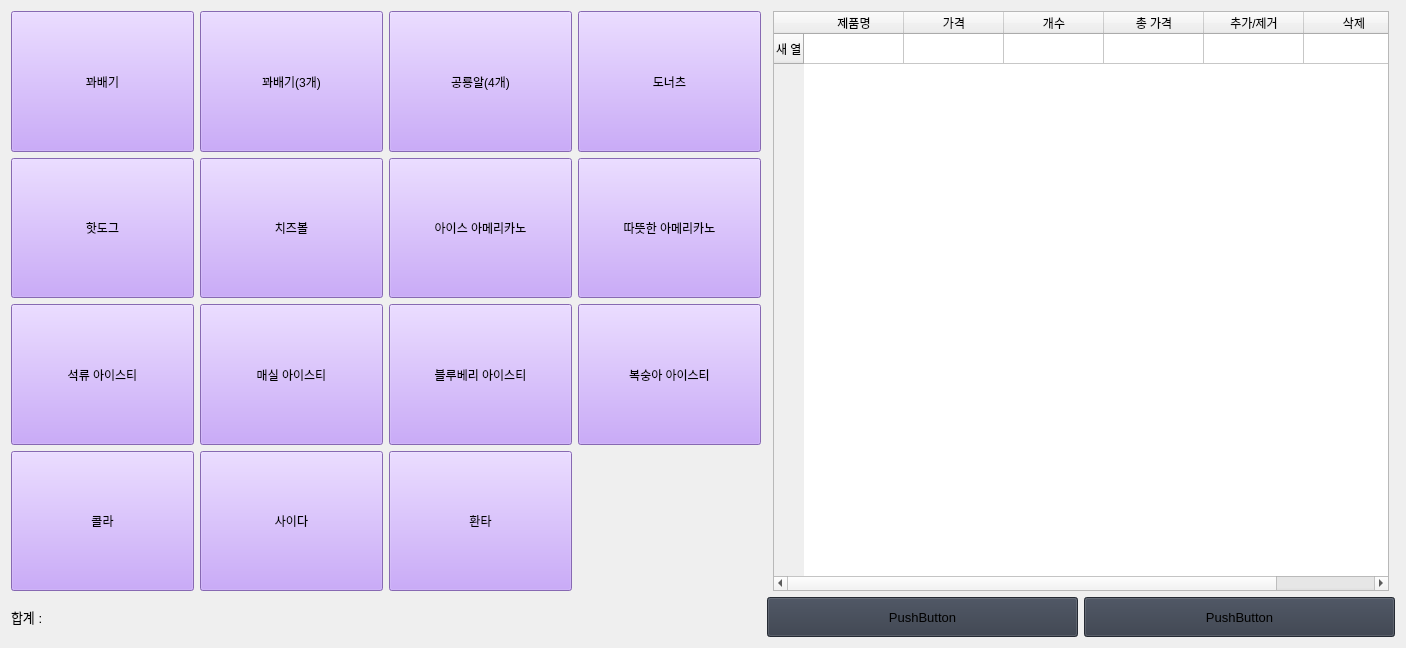
                     <widget class="QWidget" name="home">
                      <layout class="QGridLayout" name="gridLayout_4">
                       <item row="4" column="0">
                        <layout class="QHBoxLayout" name="horizontalLayout_7">
                         <property name="sizeConstraint">
                          <enum>QLayout::SetDefaultConstraint</enum>
                         </property>
                         <item>
                          <widget class="QLabel" name="label">
                           <property name="sizePolicy">
                            <sizepolicy hsizetype="Expanding" vsizetype="Expanding">
                             <horstretch>0</horstretch>
                             <verstretch>0</verstretch>
                            </sizepolicy>
                           </property>
                           <property name="minimumSize">
                            <size>
                             <width>750</width>
                             <height>40</height>
                            </size>
                           </property>
                           <property name="maximumSize">
                            <size>
                             <width>1500</width>
                             <height>150</height>
                            </size>
                           </property>
                           <property name="baseSize">
                            <size>
                             <width>750</width>
                             <height>40</height>
                            </size>
                           </property>
                           <property name="font">
                            <font>
                             <family>Segoe UI</family>
                             <pointsize>10</pointsize>
                             <weight>50</weight>
                             <italic>false</italic>
                             <bold>false</bold>
                            </font>
                           </property>
                           <property name="text">
                            <string>합계 : </string>
                           </property>
                          </widget>
                         </item>
                        </layout>
                       </item>
                       <item row="2" column="0">
                        <layout class="QGridLayout" name="gridLayout_3">
                         <item row="2" column="3">
                          <widget class="QPushButton" name="btn_hotamericano">
                           <property name="sizePolicy">
                            <sizepolicy hsizetype="Expanding" vsizetype="Expanding">
                             <horstretch>0</horstretch>
                             <verstretch>0</verstretch>
                            </sizepolicy>
                           </property>
                           <property name="minimumSize">
                            <size>
                             <width>50</width>
                             <height>50</height>
                            </size>
                           </property>
                           <property name="maximumSize">
                            <size>
                             <width>200</width>
                             <height>200</height>
                            </size>
                           </property>
                           <property name="sizeIncrement">
                            <size>
                             <width>50</width>
                             <height>50</height>
                            </size>
                           </property>
                           <property name="styleSheet">
                            <string notr="true">background-color: #bd93f9;</string>
                           </property>
                           <property name="text">
                            <string>따뜻한 아메리카노</string>
                           </property>
                          </widget>
                         </item>
                         <item row="2" column="1">
                          <widget class="QPushButton" name="btn_cheeseball">
                           <property name="sizePolicy">
                            <sizepolicy hsizetype="Expanding" vsizetype="Expanding">
                             <horstretch>0</horstretch>
                             <verstretch>0</verstretch>
                            </sizepolicy>
                           </property>
                           <property name="minimumSize">
                            <size>
                             <width>50</width>
                             <height>50</height>
                            </size>
                           </property>
                           <property name="maximumSize">
                            <size>
                             <width>200</width>
                             <height>200</height>
                            </size>
                           </property>
                           <property name="sizeIncrement">
                            <size>
                             <width>50</width>
                             <height>50</height>
                            </size>
                           </property>
                           <property name="styleSheet">
                            <string notr="true">background-color: #bd93f9;</string>
                           </property>
                           <property name="text">
                            <string>치즈볼</string>
                           </property>
                          </widget>
                         </item>
                         <item row="3" column="3">
                          <widget class="QPushButton" name="btn_peach">
                           <property name="sizePolicy">
                            <sizepolicy hsizetype="Expanding" vsizetype="Expanding">
                             <horstretch>0</horstretch>
                             <verstretch>0</verstretch>
                            </sizepolicy>
                           </property>
                           <property name="minimumSize">
                            <size>
                             <width>50</width>
                             <height>50</height>
                            </size>
                           </property>
                           <property name="maximumSize">
                            <size>
                             <width>200</width>
                             <height>200</height>
                            </size>
                           </property>
                           <property name="sizeIncrement">
                            <size>
                             <width>50</width>
                             <height>50</height>
                            </size>
                           </property>
                           <property name="autoFillBackground">
                            <bool>false</bool>
                           </property>
                           <property name="styleSheet">
                            <string notr="true">background-color: #bd93f9;</string>
                           </property>
                           <property name="text">
                            <string>복숭아 아이스티</string>
                           </property>
                          </widget>
                         </item>
                         <item row="0" column="0">
                          <widget class="QPushButton" name="btn_brezel">
                           <property name="sizePolicy">
                            <sizepolicy hsizetype="Expanding" vsizetype="Expanding">
                             <horstretch>0</horstretch>
                             <verstretch>0</verstretch>
                            </sizepolicy>
                           </property>
                           <property name="minimumSize">
                            <size>
                             <width>50</width>
                             <height>50</height>
                            </size>
                           </property>
                           <property name="maximumSize">
                            <size>
                             <width>200</width>
                             <height>200</height>
                            </size>
                           </property>
                           <property name="sizeIncrement">
                            <size>
                             <width>50</width>
                             <height>50</height>
                            </size>
                           </property>
                           <property name="styleSheet">
                            <string notr="true">background-color: #bd93f9;</string>
                           </property>
                           <property name="text">
                            <string>꽈배기</string>
                           </property>
                          </widget>
                         </item>
                         <item row="0" column="3">
                          <widget class="QPushButton" name="btn_donuts">
                           <property name="sizePolicy">
                            <sizepolicy hsizetype="Expanding" vsizetype="Expanding">
                             <horstretch>0</horstretch>
                             <verstretch>0</verstretch>
                            </sizepolicy>
                           </property>
                           <property name="minimumSize">
                            <size>
                             <width>50</width>
                             <height>50</height>
                            </size>
                           </property>
                           <property name="maximumSize">
                            <size>
                             <width>200</width>
                             <height>200</height>
                            </size>
                           </property>
                           <property name="sizeIncrement">
                            <size>
                             <width>50</width>
                             <height>50</height>
                            </size>
                           </property>
                           <property name="styleSheet">
                            <string notr="true">background-color: #bd93f9;</string>
                           </property>
                           <property name="text">
                            <string>도너츠</string>
                           </property>
                          </widget>
                         </item>
                         <item row="0" column="2">
                          <widget class="QPushButton" name="btn_dinoagg">
                           <property name="sizePolicy">
                            <sizepolicy hsizetype="Expanding" vsizetype="Expanding">
                             <horstretch>0</horstretch>
                             <verstretch>0</verstretch>
                            </sizepolicy>
                           </property>
                           <property name="minimumSize">
                            <size>
                             <width>50</width>
                             <height>50</height>
                            </size>
                           </property>
                           <property name="maximumSize">
                            <size>
                             <width>200</width>
                             <height>200</height>
                            </size>
                           </property>
                           <property name="sizeIncrement">
                            <size>
                             <width>50</width>
                             <height>50</height>
                            </size>
                           </property>
                           <property name="styleSheet">
                            <string notr="true">background-color: #bd93f9;</string>
                           </property>
                           <property name="text">
                            <string>공룡알(4개)</string>
                           </property>
                          </widget>
                         </item>
                         <item row="2" column="0">
                          <widget class="QPushButton" name="btn_hotdog">
                           <property name="sizePolicy">
                            <sizepolicy hsizetype="Expanding" vsizetype="Expanding">
                             <horstretch>0</horstretch>
                             <verstretch>0</verstretch>
                            </sizepolicy>
                           </property>
                           <property name="minimumSize">
                            <size>
                             <width>50</width>
                             <height>50</height>
                            </size>
                           </property>
                           <property name="maximumSize">
                            <size>
                             <width>200</width>
                             <height>200</height>
                            </size>
                           </property>
                           <property name="sizeIncrement">
                            <size>
                             <width>50</width>
                             <height>50</height>
                            </size>
                           </property>
                           <property name="styleSheet">
                            <string notr="true">background-color: #bd93f9;</string>
                           </property>
                           <property name="text">
                            <string>핫도그</string>
                           </property>
                          </widget>
                         </item>
                         <item row="3" column="1">
                          <widget class="QPushButton" name="btn_plum">
                           <property name="sizePolicy">
                            <sizepolicy hsizetype="Expanding" vsizetype="Expanding">
                             <horstretch>0</horstretch>
                             <verstretch>0</verstretch>
                            </sizepolicy>
                           </property>
                           <property name="minimumSize">
                            <size>
                             <width>50</width>
                             <height>50</height>
                            </size>
                           </property>
                           <property name="maximumSize">
                            <size>
                             <width>200</width>
                             <height>200</height>
                            </size>
                           </property>
                           <property name="sizeIncrement">
                            <size>
                             <width>50</width>
                             <height>50</height>
                            </size>
                           </property>
                           <property name="styleSheet">
                            <string notr="true">background-color: #bd93f9;</string>
                           </property>
                           <property name="text">
                            <string>매실 아이스티</string>
                           </property>
                          </widget>
                         </item>
                         <item row="2" column="2">
                          <widget class="QPushButton" name="btn_americano">
                           <property name="sizePolicy">
                            <sizepolicy hsizetype="Expanding" vsizetype="Expanding">
                             <horstretch>0</horstretch>
                             <verstretch>0</verstretch>
                            </sizepolicy>
                           </property>
                           <property name="minimumSize">
                            <size>
                             <width>50</width>
                             <height>50</height>
                            </size>
                           </property>
                           <property name="maximumSize">
                            <size>
                             <width>200</width>
                             <height>200</height>
                            </size>
                           </property>
                           <property name="sizeIncrement">
                            <size>
                             <width>50</width>
                             <height>50</height>
                            </size>
                           </property>
                           <property name="styleSheet">
                            <string notr="true">background-color: #bd93f9;</string>
                           </property>
                           <property name="text">
                            <string>아이스 아메리카노</string>
                           </property>
                          </widget>
                         </item>
                         <item row="3" column="0">
                          <widget class="QPushButton" name="btn_pomegranate">
                           <property name="sizePolicy">
                            <sizepolicy hsizetype="Expanding" vsizetype="Expanding">
                             <horstretch>0</horstretch>
                             <verstretch>0</verstretch>
                            </sizepolicy>
                           </property>
                           <property name="minimumSize">
                            <size>
                             <width>50</width>
                             <height>50</height>
                            </size>
                           </property>
                           <property name="maximumSize">
                            <size>
                             <width>200</width>
                             <height>200</height>
                            </size>
                           </property>
                           <property name="sizeIncrement">
                            <size>
                             <width>50</width>
                             <height>50</height>
                            </size>
                           </property>
                           <property name="styleSheet">
                            <string notr="true">background-color: #bd93f9;</string>
                           </property>
                           <property name="text">
                            <string>석류 아이스티</string>
                           </property>
                          </widget>
                         </item>
                         <item row="0" column="1">
                          <widget class="QPushButton" name="btn_brezel_set">
                           <property name="sizePolicy">
                            <sizepolicy hsizetype="Expanding" vsizetype="Expanding">
                             <horstretch>0</horstretch>
                             <verstretch>0</verstretch>
                            </sizepolicy>
                           </property>
                           <property name="minimumSize">
                            <size>
                             <width>50</width>
                             <height>50</height>
                            </size>
                           </property>
                           <property name="maximumSize">
                            <size>
                             <width>200</width>
                             <height>200</height>
                            </size>
                           </property>
                           <property name="sizeIncrement">
                            <size>
                             <width>50</width>
                             <height>50</height>
                            </size>
                           </property>
                           <property name="styleSheet">
                            <string notr="true">background-color: #bd93f9;</string>
                           </property>
                           <property name="text">
                            <string>꽈배기(3개)</string>
                           </property>
                          </widget>
                         </item>
                         <item row="3" column="2">
                          <widget class="QPushButton" name="btn_blueberries">
                           <property name="sizePolicy">
                            <sizepolicy hsizetype="Expanding" vsizetype="Expanding">
                             <horstretch>0</horstretch>
                             <verstretch>0</verstretch>
                            </sizepolicy>
                           </property>
                           <property name="minimumSize">
                            <size>
                             <width>50</width>
                             <height>50</height>
                            </size>
                           </property>
                           <property name="maximumSize">
                            <size>
                             <width>200</width>
                             <height>200</height>
                            </size>
                           </property>
                           <property name="sizeIncrement">
                            <size>
                             <width>50</width>
                             <height>50</height>
                            </size>
                           </property>
                           <property name="styleSheet">
                            <string notr="true">background-color: #bd93f9;</string>
                           </property>
                           <property name="text">
                            <string>블루베리 아이스티</string>
                           </property>
                          </widget>
                         </item>
                         <item row="4" column="0">
                          <widget class="QPushButton" name="btn_coke">
                           <property name="sizePolicy">
                            <sizepolicy hsizetype="Expanding" vsizetype="Expanding">
                             <horstretch>0</horstretch>
                             <verstretch>0</verstretch>
                            </sizepolicy>
                           </property>
                           <property name="minimumSize">
                            <size>
                             <width>50</width>
                             <height>50</height>
                            </size>
                           </property>
                           <property name="maximumSize">
                            <size>
                             <width>200</width>
                             <height>200</height>
                            </size>
                           </property>
                           <property name="sizeIncrement">
                            <size>
                             <width>50</width>
                             <height>50</height>
                            </size>
                           </property>
                           <property name="styleSheet">
                            <string notr="true">background-color: #bd93f9;</string>
                           </property>
                           <property name="text">
                            <string>콜라</string>
                           </property>
                          </widget>
                         </item>
                         <item row="4" column="1">
                          <widget class="QPushButton" name="btn_cider">
                           <property name="sizePolicy">
                            <sizepolicy hsizetype="Expanding" vsizetype="Expanding">
                             <horstretch>0</horstretch>
                             <verstretch>0</verstretch>
                            </sizepolicy>
                           </property>
                           <property name="minimumSize">
                            <size>
                             <width>50</width>
                             <height>50</height>
                            </size>
                           </property>
                           <property name="maximumSize">
                            <size>
                             <width>200</width>
                             <height>200</height>
                            </size>
                           </property>
                           <property name="sizeIncrement">
                            <size>
                             <width>50</width>
                             <height>50</height>
                            </size>
                           </property>
                           <property name="styleSheet">
                            <string notr="true">background-color: #bd93f9;</string>
                           </property>
                           <property name="text">
                            <string>사이다</string>
                           </property>
                          </widget>
                         </item>
                         <item row="4" column="2">
                          <widget class="QPushButton" name="btn_Fanta">
                           <property name="sizePolicy">
                            <sizepolicy hsizetype="Expanding" vsizetype="Expanding">
                             <horstretch>0</horstretch>
                             <verstretch>0</verstretch>
                            </sizepolicy>
                           </property>
                           <property name="minimumSize">
                            <size>
                             <width>50</width>
                             <height>50</height>
                            </size>
                           </property>
                           <property name="maximumSize">
                            <size>
                             <width>200</width>
                             <height>200</height>
                            </size>
                           </property>
                           <property name="sizeIncrement">
                            <size>
                             <width>50</width>
                             <height>50</height>
                            </size>
                           </property>
                           <property name="styleSheet">
                            <string notr="true">background-color: #bd93f9;</string>
                           </property>
                           <property name="text">
                            <string>환타</string>
                           </property>
                          </widget>
                         </item>
                        </layout>
                       </item>
                       <item row="4" column="1" colspan="3">
                        <layout class="QHBoxLayout" name="horizontalLayout_6">
                         <property name="sizeConstraint">
                          <enum>QLayout::SetDefaultConstraint</enum>
                         </property>
                         <item>
                          <widget class="QPushButton" name="pushButton_3">
                           <property name="sizePolicy">
                            <sizepolicy hsizetype="Expanding" vsizetype="Expanding">
                             <horstretch>0</horstretch>
                             <verstretch>0</verstretch>
                            </sizepolicy>
                           </property>
                           <property name="minimumSize">
                            <size>
                             <width>110</width>
                             <height>40</height>
                            </size>
                           </property>
                           <property name="maximumSize">
                            <size>
                             <width>500</width>
                             <height>150</height>
                            </size>
                           </property>
                           <property name="baseSize">
                            <size>
                             <width>110</width>
                             <height>40</height>
                            </size>
                           </property>
                           <property name="font">
                            <font>
                             <family>Segoe UI</family>
                             <pointsize>10</pointsize>
                             <weight>50</weight>
                             <italic>false</italic>
                             <bold>false</bold>
                            </font>
                           </property>
                           <property name="styleSheet">
                            <string notr="true">background-color: rgb(52, 59, 72);</string>
                           </property>
                           <property name="text">
                            <string>PushButton</string>
                           </property>
                          </widget>
                         </item>
                         <item>
                          <widget class="QPushButton" name="pushButton_2">
                           <property name="sizePolicy">
                            <sizepolicy hsizetype="Expanding" vsizetype="Expanding">
                             <horstretch>0</horstretch>
                             <verstretch>0</verstretch>
                            </sizepolicy>
                           </property>
                           <property name="minimumSize">
                            <size>
                             <width>110</width>
                             <height>40</height>
                            </size>
                           </property>
                           <property name="maximumSize">
                            <size>
                             <width>500</width>
                             <height>150</height>
                            </size>
                           </property>
                           <property name="baseSize">
                            <size>
                             <width>110</width>
                             <height>40</height>
                            </size>
                           </property>
                           <property name="font">
                            <font>
                             <family>Segoe UI</family>
                             <pointsize>10</pointsize>
                             <weight>50</weight>
                             <italic>false</italic>
                             <bold>false</bold>
                            </font>
                           </property>
                           <property name="styleSheet">
                            <string notr="true">background-color: rgb(52, 59, 72);</string>
                           </property>
                           <property name="text">
                            <string>PushButton</string>
                           </property>
                          </widget>
                         </item>
                        </layout>
                       </item>
                       <item row="2" column="2">
                        <widget class="QTableWidget" name="tableWidget">
                         <property name="sizePolicy">
                          <sizepolicy hsizetype="Preferred" vsizetype="Preferred">
                           <horstretch>0</horstretch>
                           <verstretch>0</verstretch>
                          </sizepolicy>
                         </property>
                         <property name="minimumSize">
                          <size>
                           <width>220</width>
                           <height>580</height>
                          </size>
                         </property>
                         <property name="maximumSize">
                          <size>
                           <width>900</width>
                           <height>1220</height>
                          </size>
                         </property>
                         <property name="baseSize">
                          <size>
                           <width>220</width>
                           <height>580</height>
                          </size>
                         </property>
                         <property name="sizeAdjustPolicy">
                          <enum>QAbstractScrollArea::AdjustToContents</enum>
                         </property>
                         <attribute name="horizontalHeaderCascadingSectionResizes">
                          <bool>false</bool>
                         </attribute>
                         <row>
                          <property name="text">
                           <string>새 열</string>
                          </property>
                         </row>
                         <column>
                          <property name="text">
                           <string>제품명</string>
                          </property>
                          <property name="font">
                           <font>
                            <stylestrategy>PreferDefault</stylestrategy>
                           </font>
                          </property>
                         </column>
                         <column>
                          <property name="text">
                           <string>가격</string>
                          </property>
                         </column>
                         <column>
                          <property name="text">
                           <string>개수</string>
                          </property>
                         </column>
                         <column>
                          <property name="text">
                           <string>총 가격</string>
                          </property>
                         </column>
                         <column>
                          <property name="text">
                           <string>추가/제거</string>
                          </property>
                         </column>
                         <column>
                          <property name="text">
                           <string>삭제</string>
                          </property>
                         </column>
                         <item row="0" column="4">
                          <property name="text">
                           <string/>
                          </property>
                         </item>
                        </widget>
                       </item>
                      </layout>
                     </widget>
